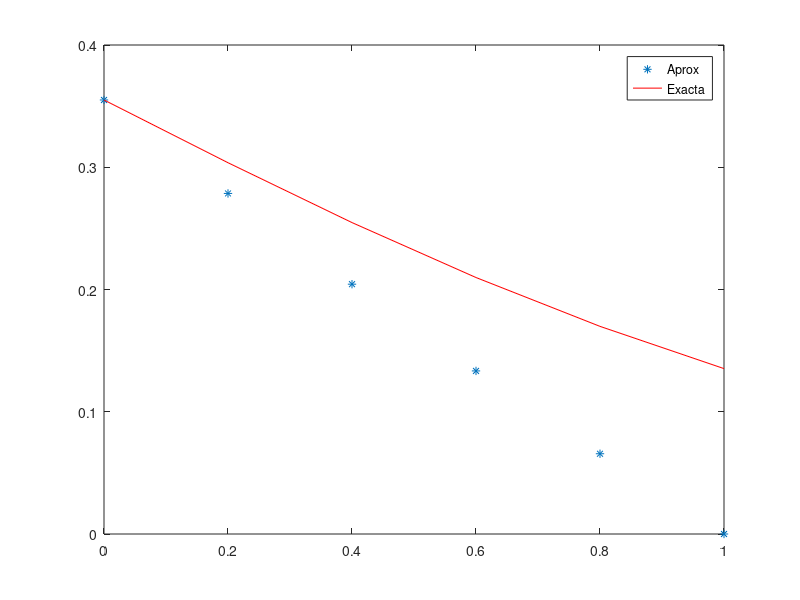

MATLAB code for this plot:
%%%%%%%%%%%%%%%%%%%%%%%%%%%%%%%%%%%%%%%%%%%%%%%%%%%%%%%%%%%%%%%%%%%%%%%%%%%%%%%
%    Se resuelve por un esquema de segundo orden la ecuación
%          y''=xy
%          en el intervalo [xmin;xmax]
%    con las condiciones de borde y(0)=1; y(infinito)=0   (CONDICIONES DE DIRICHLET!)
%    se  utiliza un esquema centrado de segundo orden; con NI puntos interiores
%%%%%%%%%%%%%%%%%%%%%%%%%%%%%%%%%%%%%%%%%%%%%%%%%%%%%%%%%%%%%%%%%%%%%%%%%%%%%%%%
clear all ; close all; clc
xmin=0;
xmax=1;
ymin=0.35503;		% y(0)=1
ymax=0; 	      % y(infinito)=0
NI=4;           % nodos internos
h=(xmax-xmin)/(NI+1) % calculo el paso
x=linspace(xmin, xmax, NI+2)'; # 4 nodos interiores ... voy de 0 a 5 -> NI+2=6 nodos en total

% Armo la matriz
dp1=ones(NI-1,1);
d0=-(2+h^2*x(2:end-1));  # La diagonal es de la forma: -(2 + k * (h^3)) = -(2 + x_k * h^2)
M=diag(d0) + diag(dp1,1) + diag(dp1,-1); % diag(d,1) es la supradiag (i.e rm_k), diag(d, -1) es la infradiag (ie rp_k)

# Planteo como queda la matrix b, b = [-y_0 0 0 -y_max]
b=zeros(NI,1);
b(1)=-ymin;
b(end)=-ymax;

ysimi=inv(M)*b % puntos intermedios 
ysim=[ymin; ysimi;  ymax];

yex=airy(0, x); % sn exacta 

plot(x, ysim, '*', x , yex,'-r')
legend('Aprox', 'Exacta')